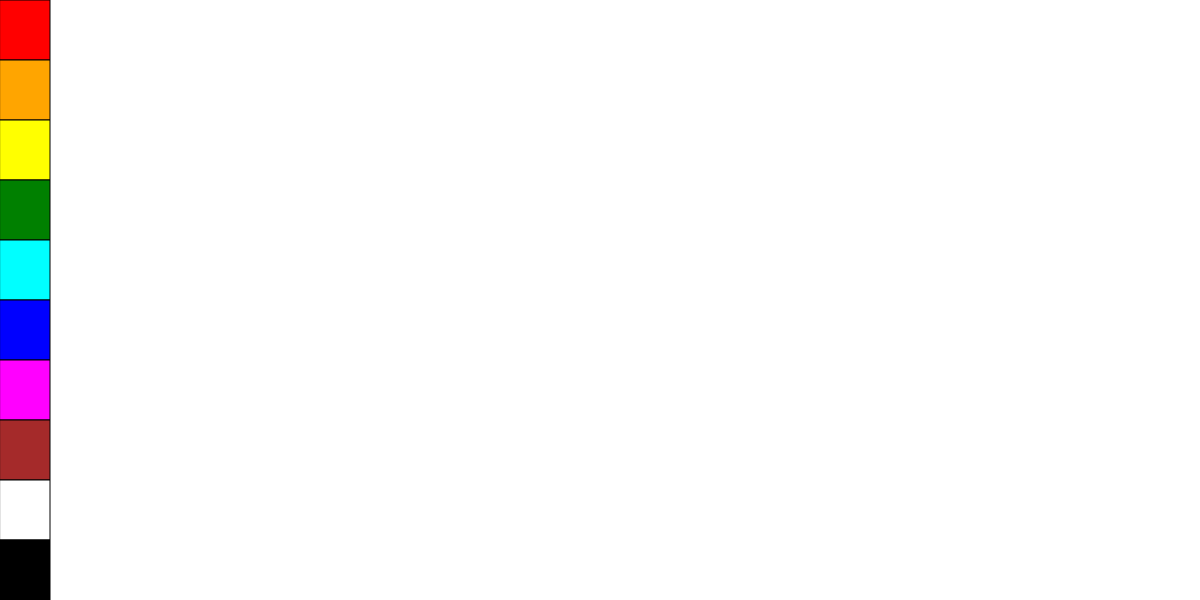
Frame 1 (no input)
Frame 60 (no input): identical to frame 1, image omitted
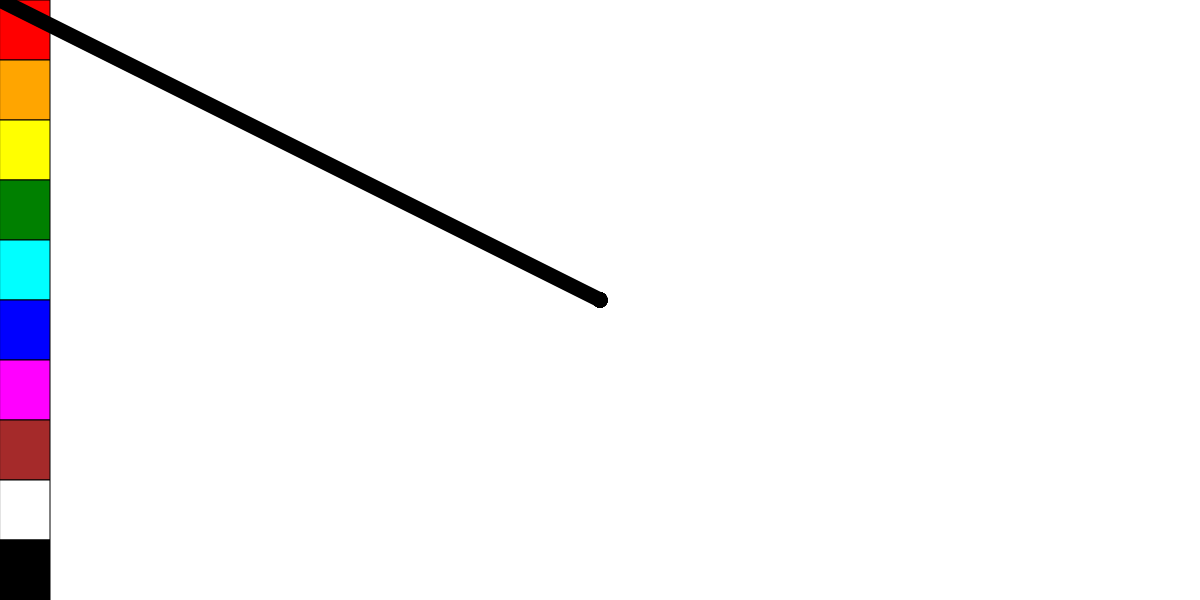
Frame 120 (the mouse pressed at the canvas centre since frame 60)

The p5.js sketch that drew these frames (run headless with seeded random() and noise() and a simulated clock; from frame 60 on, the mouse is pressed at the canvas centre):

// p5.js sketch
// ── sketch.js
let colors = ['red', 'orange', 'yellow', 'green', 'cyan', 'blue', 'magenta', 'brown', 'white', 'black'];
let selectedColor = 'black';
let paletteWidth = 50; 
let prevX, prevY; 

function setup() {
  createCanvas(1200, 600);
  background(255); 
  makePal(); 
}

function draw() {
  if (mouseIsPressed && mouseX > paletteWidth) {
    stroke(selectedColor);
    strokeWeight(15);
    line(prevX, prevY, mouseX, mouseY);
  }
  prevX = mouseX;
  prevY = mouseY;
}

function mousePressed() {
  if (mouseX < paletteWidth) {
    let i = floor(mouseY / (height / colors.length));
    if (i >= 0 && i < colors.length) {
      selectedColor = colors[i];
    }
  }
}

function makePal() {
  for (let i = 0; i < colors.length; i++) {
    fill(colors[i]);
    stroke(0);
    rect(0, (height / colors.length) * i, paletteWidth, height / colors.length);
  }
}
